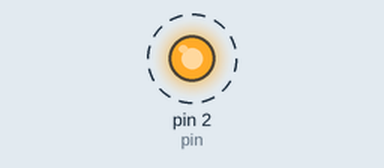
A sketch run on a simulated Arduino Uno, built with avr-gcc and run on an emulated ATmega328P. Parts: output pins drawn as LEDs (lit = HIGH). Dashed ring = blinking.

Above: at 0.07 s.
Timing chart, 0 to 3.0 s (numbered marks = the images above):
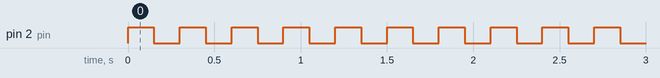

The sketch:

LASER_ARDUINO.ino
```cpp
//Laser
//son 3 puertos, el primero(parte - es a donde se va a dirigir al numero
//el puerto de inmedio se dirigira a los 5v
//el ultimo es el gnd
const int pin=2;

void setup() {
  pinMode(pin, OUTPUT); //definir pin como salida

}

void loop() {
  digitalWrite(pin,HIGH); //se pone el pin en HIGH
  delay(150);   //Espera 5 segundos
  digitalWrite(pin,LOW);  //se pone el pin en LOW
  delay(150); //espera 20 segundos

}
```

Measured:
- by itself, pin 2 (pin): alternates HIGH for 0.15 s and LOW for 0.15 s
